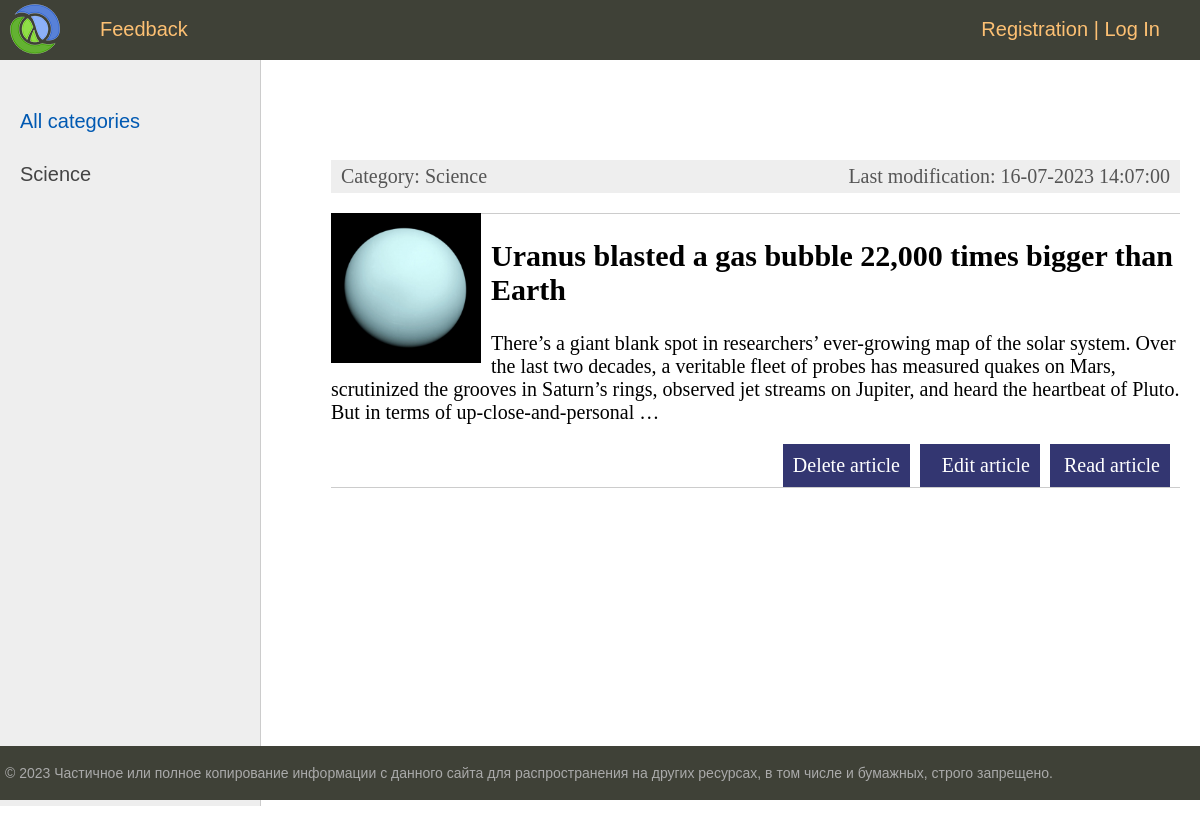
The app's page /, older data.
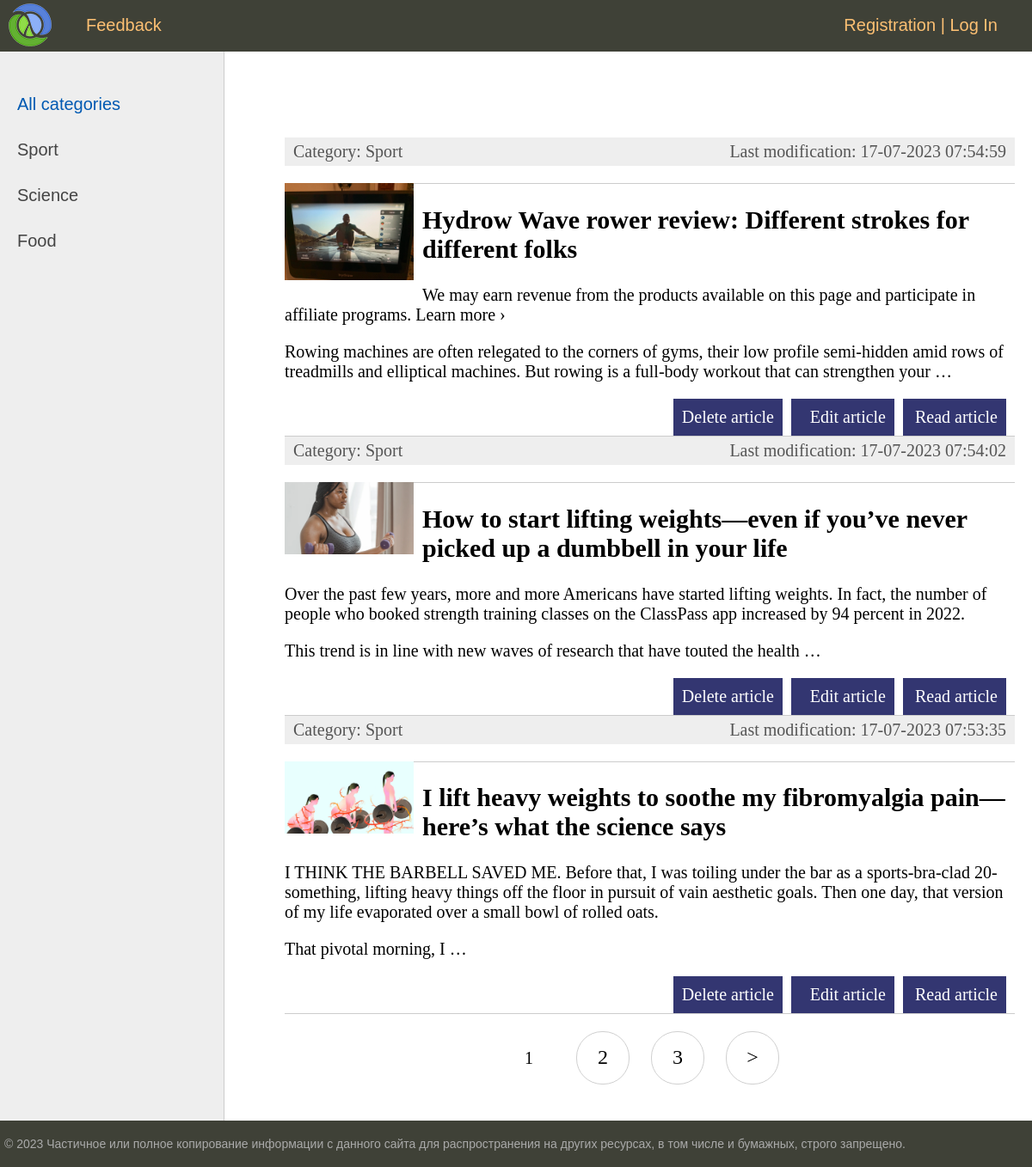
The same page, newer data.
### articles/models.py (models this page shows, shortened)
class Category(models.Model):
    category_name = models.CharField('category name', max_length=50)
    slug = models.SlugField(max_length=255, unique=True, db_index=True)
    def __str__(self):
        return self.category_name
    def get_absolute_url(self):
        return reverse('category', kwargs={'category_slug': self.slug})
    class Meta:
        verbose_name = 'Category'
        verbose_name_plural = 'Categories'

class Article(models.Model):
    category = models.ForeignKey(Category, on_delete=models.CASCADE)
    slug = models.SlugField(max_length=255, unique=True, db_index=True)
    article_title = models.CharField('article name', max_length=200)
    article_content = models.TextField('article content')
    photo = models.ImageField(upload_to="photos/%Y/%m/%d/", null=True)
    pub_date = models.DateTimeField('publication date', auto_now_add=True)
    mod_date = models.DateTimeField('modification date', auto_now=True)
    def get_absolute_url(self):
        return reverse('detail', kwargs={'article_slug': self.slug})
    class Meta:
        verbose_name = 'Article'
        verbose_name_plural = 'Articles'
        ordering = ['id']

### articles/views.py (the view)
# urls.py: path('', views.ArticlesHome.as_view(), name='home'),
class ArticlesHome(DataMixin, ListView):
    template_name = 'articles/pages/index.html'
    context_object_name = 'articles'
    def get_context_data(self, *, object_list=None, **kwargs):
        context = super().get_context_data(**kwargs)
        c_def = self.get_user_context()
        return dict(list(context.items()) + list(c_def.items()))
    def get_queryset(self):
        return Article.objects.order_by('-id').select_related('category')

### articles/utils.py (called while the page is built)
    def get_user_context(self, **kwargs):
        context = kwargs
        categories = cache.get('categories')
        if not categories:
            categories = Category.objects.annotate(Count('article'))
            cache.set('categories', categories, 60)
        user_menu = menu.copy()
        if not self.request.user.is_authenticated:
            user_menu.pop(0)
        context['menu'] = user_menu
        context['categories'] = categories
        if 'category_selected' not in context:
            context['category_selected'] = 0
        return context

### articles/templates/articles/pages/index.html (shortened to what this page needs)
{% extends 'articles/pages/base.html' %}
{% block content %}
    <ul class="list-articles">
        {% for article in articles %}
            <li><div class="article-panel">
                <p class="first">Category: {{ article.category }}</p>
                <p class="last">Last modification: {{ article.mod_date|date:"d-m-Y H:i:s" }}</p>
            </div>
            {% if article.photo %}
                <p><img class="img-article-left thumb" src="{{article.photo.url}}"></p>
            {% endif %}
            <li>
                <h2>{{article.article_title}}</h2>
                {{article.article_content|linebreaks|truncatewords:50}}
                <div class="buttons-container">
                    <p class="link-delete-article"><a href="{% url 'delete' article.slug %}">Delete article</a></p>
                    <p class="link-edit-article"><a href="{% url 'update' article.slug %}">Edit article</a></p>
                    <p class="link-read-article"><a href="{{ article.get_absolute_url }}">Read article</a></p>
                </div>
            </li>
        {% endfor %}
    </ul>
{% endblock %}

### articles/templates/articles/pages/base.html (shortened to what this page needs)
{% load static %}
{% load articles_tags %}
<!DOCTYPE html>
<html lang="en">
    <head>
        <link type="text/css" href="{% static 'articles/css/styles.css' %}" rel="stylesheet" />
    </head>
    <body>
        <table class="table-page" border=0 cellpadding="0" cellspacing="0">
            <tr>
                <td valign=top>
                    {% block mainmenu %}
                        <div class="header">
                            <ul id="mainmenu" class="mainmenu">
                                <li class="logo">
                                    <a href="{% url 'home' %}">
                                        <img src="{% static 'articles/images/main.ico' %}" alt="Logo">
                                    </a>
                                </li>
                                <li>
                                    {% for m in menu %}
                                        <li><a href="{% url m.url_name %}">{{m.title}}</a></li>
                                    {% endfor %}
                                </li>
                                {% if request.user.is_authenticated %}
                                    <li class="last">{{ user.username }} | <a href="{% url 'logout' %}">Log Out</a></li>
                                {% else %}
                                    <li class="last"><a href="{% url 'register' %}">Registration</a> | <a href="{% url 'login' %}">Log In</a></li>
                                {% endif %}
                            </ul>
                        </div>
                    {% endblock mainmenu %}
                    <table class="table-content" border=0 cellpadding="0" cellspacing="0">
                        <tr>
                            <td valign="top" class="left-chapters">
                                <ul id="leftchapters">
                                    {% if category_selected == 0 %}
                                        <li class="selected">All categories</li>
                                    {% else %}
                                        <li><a href="{% url 'home' %}">All categories</a></li>
                                    {% endif %}
                                    {% for category in categories %}
                                        {% if category.article__count > 0 %}
                                            {% if category.pk == category_selected %}
                                                <li class="selected">{{category.category_name}}</li>
                                            {% else %}
                                                <li><a href="{{ category.get_absolute_url }}">{{ category.category_name }}</a></li>
                                            {% endif %}
                                        {% endif %}
                                    {% endfor %}
                                </ul>
                            </td>
                             <td valign="top" class="content">
                                <div class="content-text">
                                    {% block content %}
                                    {% endblock %}
                                    {% if page_obj.has_other_pages %}
                                        <nav class="list-pages">
                                            <ul>
                                                {% for p in paginator.page_range %}
                                                    {% if page_obj.number == p %}
                                                        <li class="page-num page-num-selected">{{ p }}</li>
                                                    {% elif p >= page_obj.number|add:-2 and p <= page_obj.number|add:2 %}
                                                        <li class="page-num">
                                                            <a href="?page={{ p }}">{{ p }}</a>
                                                        </li>
                                                    {% endif %}
                                                {% endfor %}
                                                {% if page_obj.has_next %}
                                                    <li class="page-num">
                                                        <a href="?page={{ page_obj.next_page_number }}">&gt;</a>
                                                    </li>
                                                {% endif %}
                                            </ul>
                                        </nav>
                                    {% endif %}
                                </div>
                            </td>
                        </tr>
                    </table>
                </td>
            </tr>
            <tr>
                <td valign=top>
                    <div id="footer">
                        <p>&copy; 2023 Частичное или полное копирование информации с данного сайта для распространения на других ресурсах, в том числе и бумажных, строго запрещено.</p>
                    </div>
                </td>
            </tr>
        </table>
    </body>
</html>

### articles/static/articles/css/styles.css (style rules this page uses)
html, body { font-family: 'Arial'; margin: 0; padding: 0; height: 100%; width: 100%; color: #444; }
a { color: #0059b2; text-decoration: none; }
img { max-width: 600px; height: auto; }
img.img-article-left { max-width: 300px; height: auto; float: left; padding: 0 10px 10px 0; }
img.img-article-left.thumb { max-width: 150px; height: auto; }
p.link-read-article { text-align: right; }
p.link-delete-article { text-align: right; }
p.link-edit-article { text-align: right; }
.buttons-container { display: flex; justify-content: right; }
.buttons-container p { margin: 0; }
p.link-edit-article a, p.link-delete-article a, p.link-read-article a { display: inline-block; padding: 10px; min-width: 100px; background: #333671; color: #fff; text-decoration: none; margin-right: 10px; }
div.article-panel { background: #eee; padding: 5px 10px 5px 10px; box-sizing: border-box; overflow: hidden; color: #555; }
div.article-panel p.first { margin: 0; float: left; }
div.article-panel p.last { margin: 0; float: right; }
ul.list-articles { list-style: none; margin: 0; padding: 0; }
ul.list-articles li { border-bottom: 1px solid #ccc; }
.table-page { width: 100%; height: 100%; vertical-align: top; }
.table-page tr { height: 100%; }
.header { background: #3F4137; height: 60px; }
.logo { position: absolute; top: 4px; left: 10px; }
ul.mainmenu { list-style: none; margin: 0; padding: 0; height: 60px; color: #fdc073; font-size: 20px; overflow: hidden; }
ul.mainmenu li { float: left; margin: 18px 40px 0 30px; }
ul.mainmenu li.logo { margin: 0; }
ul.mainmenu li.last { float: right; }
ul.mainmenu li a { color: #fdc073; text-decoration: none; }
.table-content { width: 100%; min-height: 100%; height: 100%; }
.left-chapters { margin: 0; background: #eee; border-right: 1px solid #ccc; min-height: 100%; }
.left-chapters ul { width: 230px; min-height: 100%; margin: 0; padding: 20px 10px 10px 20px; list-style: none; font-size: 20px; }
.left-chapters ul li { margin: 30px 0 0 0; color: #999; }
.left-chapters ul li.selected { color: #0059b2; }
.left-chapters ul li a { color: #444; text-decoration: none; }
.content { padding: 40px 20px 20px 40px; width: 100%; box-sizing: border-box; }
.content-text { margin: 60px 0 0 30px; color: #000; font-size: 20px; font-family: Yandex Sans Display Light; }
#footer { box-sizing: border-box; background: #3F4137; padding: 5px; color: #aaa; font-size: 14px; font-family: Verdana, Geneva, Arial, Helvetica; text-align: left; overflow: hidden; }
.list-pages { text-align: center; margin: 0 0 20px 0; }
.list-pages ul { margin: 20px 0 0 0; padding: 0; list-style: none; }
.list-pages ul li { display: inline-block; margin: 0 20px 0 0; }
.list-pages a { color: #000; font-size: 24px; text-decoration: none; }
.list-pages .page-num, .page-num-selected { display: inline-block; width: 60px; height: 44px; padding: 16px 0 0 0; border: 1px solid #d0d0d0; border-radius: 30px; }
.list-pages .page-num-selected { border: none; color: #000; font-size: 20px; }

### articles/templates/articles/pages/base.html (style rules this page uses)
.logo { position: absolute; top: 4px; left: 10px; }

Row changes from the older to the newer data that the page shows:
no longer on this page (row unchanged): Article: category "Science", mod_date "16-07-2023 14:07:00", photo (picture), article_title "Uranus blasted a gas bubble 22,000 times bigger than Earth", article_content "There’s a giant blank spot in researchers’ ever-growing map of the solar system. Over the last two decades, a veritable fleet of probes has measured quakes on Mars, scrutinized the grooves in Saturn’s rings, observed jet streams on Jupiter, and heard the heartbeat of Pluto. But in terms of up-close-and-personal …"
now on this page (row unchanged): Category: category_name "Sport"
now on this page (row unchanged): Category: category_name "Food"
added Article: category "Sport", mod_date "17-07-2023 07:54:59", photo (picture), article_title "Hydrow Wave rower review: Different strokes for different folks", article_content "We may earn revenue from the products available on this page and participate in affiliate programs. Learn more › Rowing machines are often relegated to the corners of gyms, their low profile semi-hidden amid rows of treadmills and elliptical machines. But rowing is a full-body workout that can strengthen your …"
added Article: category "Sport", mod_date "17-07-2023 07:54:02", photo (picture), article_title "How to start lifting weights—even if you’ve never picked up a dumbbell in your life", article_content "Over the past few years, more and more Americans have started lifting weights. In fact, the number of people who booked strength training classes on the ClassPass app increased by 94 percent in 2022. This trend is in line with new waves of research that have touted the health …"
added Article: category "Sport", mod_date "17-07-2023 07:53:35", photo (picture), article_title "I lift heavy weights to soothe my fibromyalgia pain—here’s what the science says", article_content "I THINK THE BARBELL SAVED ME. Before that, I was toiling under the bar as a sports-bra-clad 20-something, lifting heavy things off the floor in pursuit of vain aesthetic goals. Then one day, that version of my life evaporated over a small bowl of rolled oats. That pivotal morning, I …"
Text that changed along with them:
new list line: "1"
new list line: "2"
new list line: "3"
